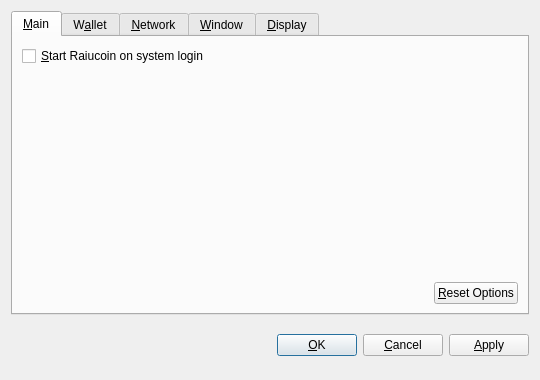
<?xml version="1.0" encoding="UTF-8"?>
<ui version="4.0">
 <class>OptionsDialog</class>
 <widget class="QDialog" name="OptionsDialog">
  <property name="geometry">
   <rect>
    <x>0</x>
    <y>0</y>
    <width>540</width>
    <height>380</height>
   </rect>
  </property>
  <property name="windowTitle">
   <string>Options</string>
  </property>
  <property name="modal">
   <bool>true</bool>
  </property>
  <layout class="QVBoxLayout" name="verticalLayout">
   <item>
    <widget class="QTabWidget" name="tabWidget">
     <property name="tabPosition">
      <enum>QTabWidget::North</enum>
     </property>
     <property name="currentIndex">
      <number>0</number>
     </property>
     <widget class="QWidget" name="tabMain">
      <attribute name="title">
       <string>&amp;Main</string>
      </attribute>
      <layout class="QVBoxLayout" name="verticalLayout_Main">
       <item>
        <widget class="QCheckBox" name="bitcoinAtStartup">
         <property name="toolTip">
          <string>Automatically start Raiucoin after logging in to the system.</string>
         </property>
         <property name="text">
          <string>&amp;Start Raiucoin on system login</string>
         </property>
        </widget>
       </item>
       <item>
        <spacer name="verticalSpacer_Main">
         <property name="orientation">
          <enum>Qt::Vertical</enum>
         </property>
         <property name="sizeHint" stdset="0">
          <size>
           <width>20</width>
           <height>40</height>
          </size>
         </property>
        </spacer>
       </item>
       <item>
        <layout class="QHBoxLayout" name="horizontalLayout_2_Main">
         <item>
          <spacer name="horizontalSpacer_2_Main">
           <property name="orientation">
            <enum>Qt::Horizontal</enum>
           </property>
           <property name="sizeHint" stdset="0">
            <size>
             <width>40</width>
             <height>20</height>
            </size>
           </property>
          </spacer>
         </item>
         <item>
          <widget class="QPushButton" name="resetButton">
           <property name="toolTip">
            <string>Reset all client options to default.</string>
           </property>
           <property name="text">
            <string>&amp;Reset Options</string>
           </property>
           <property name="autoDefault">
            <bool>false</bool>
           </property>
          </widget>
         </item>
        </layout>
       </item>
      </layout>
     </widget>
     <widget class="QWidget" name="tabWallet">
      <attribute name="title">
       <string>W&amp;allet</string>
      </attribute>
      <layout class="QVBoxLayout" name="verticalLayout_Network">
       <item>
        <widget class="QLabel" name="transactionFeeInfoLabel">
         <property name="text">
          <string>Optional transaction fee per kB that helps make sure your transactions are processed quickly. Most transactions are 1 kB.</string>
         </property>
         <property name="textFormat">
          <enum>Qt::PlainText</enum>
         </property>
         <property name="wordWrap">
          <bool>true</bool>
         </property>
        </widget>
       </item>
       <item>
        <layout class="QHBoxLayout" name="horizontalLayout_1_Main">
         <item>
          <widget class="QLabel" name="transactionFeeLabel">
           <property name="text">
            <string>Pay transaction &amp;fee</string>
           </property>
           <property name="textFormat">
            <enum>Qt::PlainText</enum>
           </property>
           <property name="buddy">
            <cstring>transactionFee</cstring>
           </property>
          </widget>
         </item>
         <item>
          <widget class="BitcoinAmountField" name="transactionFee"/>
         </item>
         <item>
          <spacer name="horizontalSpacer_1_Main">
           <property name="orientation">
            <enum>Qt::Horizontal</enum>
           </property>
           <property name="sizeHint" stdset="0">
            <size>
             <width>40</width>
             <height>20</height>
            </size>
           </property>
          </spacer>
         </item>
        </layout>
       </item>
       <item>
        <widget class="QLabel" name="label">
         <property name="text">
          <string>If you disable the spending of unconfirmed change, the change from a transaction cannot be used until that transaction has at least one confirmation. This also affects how your balance is computed.</string>
         </property>
         <property name="wordWrap">
          <bool>true</bool>
         </property>
        </widget>
       </item>
       <item>
        <widget class="QCheckBox" name="spendZeroConfChange">
         <property name="text">
          <string>Spend unconfirmed change  (experts only)</string>
         </property>
        </widget>
       </item>
       <item>
        <spacer name="verticalSpacer">
         <property name="orientation">
          <enum>Qt::Vertical</enum>
         </property>
         <property name="sizeHint" stdset="0">
          <size>
           <width>20</width>
           <height>40</height>
          </size>
         </property>
        </spacer>
       </item>
      </layout>
     </widget>
     <widget class="QWidget" name="tabNetwork">
      <attribute name="title">
       <string>&amp;Network</string>
      </attribute>
      <layout class="QVBoxLayout" name="verticalLayout_Network">
       <item>
        <widget class="QCheckBox" name="mapPortUpnp">
         <property name="toolTip">
          <string>Automatically open the Raiucoin client port on the router. This only works when your router supports UPnP and it is enabled.</string>
         </property>
         <property name="text">
          <string>Map port using &amp;UPnP</string>
         </property>
        </widget>
       </item>
       <item>
        <widget class="QCheckBox" name="connectSocks">
         <property name="toolTip">
          <string>Connect to the Raiucoin network through a SOCKS proxy (e.g. when connecting through Tor).</string>
         </property>
         <property name="text">
          <string>&amp;Connect through SOCKS proxy:</string>
         </property>
        </widget>
       </item>
       <item>
        <layout class="QHBoxLayout" name="horizontalLayout_Network">
         <item>
          <widget class="QLabel" name="proxyIpLabel">
           <property name="text">
            <string>Proxy &amp;IP:</string>
           </property>
           <property name="textFormat">
            <enum>Qt::PlainText</enum>
           </property>
           <property name="buddy">
            <cstring>proxyIp</cstring>
           </property>
          </widget>
         </item>
         <item>
          <widget class="QValidatedLineEdit" name="proxyIp">
           <property name="maximumSize">
            <size>
             <width>140</width>
             <height>16777215</height>
            </size>
           </property>
           <property name="toolTip">
            <string>IP address of the proxy (e.g. 127.0.0.1)</string>
           </property>
          </widget>
         </item>
         <item>
          <widget class="QLabel" name="proxyPortLabel">
           <property name="text">
            <string>&amp;Port:</string>
           </property>
           <property name="textFormat">
            <enum>Qt::PlainText</enum>
           </property>
           <property name="buddy">
            <cstring>proxyPort</cstring>
           </property>
          </widget>
         </item>
         <item>
          <widget class="QLineEdit" name="proxyPort">
           <property name="maximumSize">
            <size>
             <width>55</width>
             <height>16777215</height>
            </size>
           </property>
           <property name="toolTip">
            <string>Port of the proxy (e.g. 9050)</string>
           </property>
          </widget>
         </item>
         <item>
          <widget class="QLabel" name="socksVersionLabel">
           <property name="text">
            <string>SOCKS &amp;Version:</string>
           </property>
           <property name="textFormat">
            <enum>Qt::PlainText</enum>
           </property>
           <property name="buddy">
            <cstring>socksVersion</cstring>
           </property>
          </widget>
         </item>
         <item>
          <widget class="QValueComboBox" name="socksVersion">
           <property name="toolTip">
            <string>SOCKS version of the proxy (e.g. 5)</string>
           </property>
          </widget>
         </item>
         <item>
          <spacer name="horizontalSpacer_Network">
           <property name="orientation">
            <enum>Qt::Horizontal</enum>
           </property>
           <property name="sizeHint" stdset="0">
            <size>
             <width>40</width>
             <height>20</height>
            </size>
           </property>
          </spacer>
         </item>
        </layout>
       </item>
       <item>
        <spacer name="verticalSpacer_Network">
         <property name="orientation">
          <enum>Qt::Vertical</enum>
         </property>
         <property name="sizeHint" stdset="0">
          <size>
           <width>20</width>
           <height>40</height>
          </size>
         </property>
        </spacer>
       </item>
      </layout>
     </widget>
     <widget class="QWidget" name="tabWindow">
      <attribute name="title">
       <string>&amp;Window</string>
      </attribute>
      <layout class="QVBoxLayout" name="verticalLayout_Window">
       <item>
        <widget class="QCheckBox" name="minimizeToTray">
         <property name="toolTip">
          <string>Show only a tray icon after minimizing the window.</string>
         </property>
         <property name="text">
          <string>&amp;Minimize to the tray instead of the taskbar</string>
         </property>
        </widget>
       </item>
       <item>
        <widget class="QCheckBox" name="minimizeOnClose">
         <property name="toolTip">
          <string>Minimize instead of exit the application when the window is closed. When this option is enabled, the application will be closed only after selecting Quit in the menu.</string>
         </property>
         <property name="text">
          <string>M&amp;inimize on close</string>
         </property>
        </widget>
       </item>
       <item>
        <spacer name="verticalSpacer_Window">
         <property name="orientation">
          <enum>Qt::Vertical</enum>
         </property>
         <property name="sizeHint" stdset="0">
          <size>
           <width>20</width>
           <height>40</height>
          </size>
         </property>
        </spacer>
       </item>
      </layout>
     </widget>
     <widget class="QWidget" name="tabDisplay">
      <attribute name="title">
       <string>&amp;Display</string>
      </attribute>
      <layout class="QVBoxLayout" name="verticalLayout_Display">
       <item>
        <layout class="QHBoxLayout" name="horizontalLayout_1_Display">
         <item>
          <widget class="QLabel" name="langLabel">
           <property name="text">
            <string>User Interface &amp;language:</string>
           </property>
           <property name="textFormat">
            <enum>Qt::PlainText</enum>
           </property>
           <property name="buddy">
            <cstring>lang</cstring>
           </property>
          </widget>
         </item>
         <item>
          <widget class="QValueComboBox" name="lang">
           <property name="toolTip">
            <string>The user interface language can be set here. This setting will take effect after restarting Raiucoin.</string>
           </property>
          </widget>
         </item>
        </layout>
       </item>
       <item>
        <layout class="QHBoxLayout" name="horizontalLayout_2_Display">
         <item>
          <widget class="QLabel" name="unitLabel">
           <property name="text">
            <string>&amp;Unit to show amounts in:</string>
           </property>
           <property name="textFormat">
            <enum>Qt::PlainText</enum>
           </property>
           <property name="buddy">
            <cstring>unit</cstring>
           </property>
          </widget>
         </item>
         <item>
          <widget class="QValueComboBox" name="unit">
           <property name="toolTip">
            <string>Choose the default subdivision unit to show in the interface and when sending coins.</string>
           </property>
          </widget>
         </item>
        </layout>
       </item>
       <item>
        <widget class="QCheckBox" name="displayAddresses">
         <property name="toolTip">
          <string>Whether to show Raiucoin addresses in the transaction list or not.</string>
         </property>
         <property name="text">
          <string>&amp;Display addresses in transaction list</string>
         </property>
        </widget>
       </item>
       <item>
        <widget class="QCheckBox" name="coinControlFeatures">
         <property name="toolTip">
          <string>Whether to show coin control features or not.</string>
         </property>
         <property name="text">
          <string>Display coin &amp;control features (experts only!)</string>
         </property>
        </widget>
       </item>
       <item>
        <spacer name="verticalSpacer_Display">
         <property name="orientation">
          <enum>Qt::Vertical</enum>
         </property>
         <property name="sizeHint" stdset="0">
          <size>
           <width>20</width>
           <height>40</height>
          </size>
         </property>
        </spacer>
       </item>
      </layout>
     </widget>
    </widget>
   </item>
   <item>
    <layout class="QHBoxLayout" name="horizontalLayout_Buttons">
     <item>
      <spacer name="horizontalSpacer_1">
       <property name="orientation">
        <enum>Qt::Horizontal</enum>
       </property>
       <property name="sizeHint" stdset="0">
        <size>
         <width>40</width>
         <height>48</height>
        </size>
       </property>
      </spacer>
     </item>
     <item>
      <widget class="QLabel" name="statusLabel">
       <property name="font">
        <font>
         <weight>75</weight>
         <bold>true</bold>
        </font>
       </property>
       <property name="text">
        <string/>
       </property>
       <property name="textFormat">
        <enum>Qt::PlainText</enum>
       </property>
       <property name="wordWrap">
        <bool>true</bool>
       </property>
      </widget>
     </item>
     <item>
      <spacer name="horizontalSpacer_2">
       <property name="orientation">
        <enum>Qt::Horizontal</enum>
       </property>
       <property name="sizeHint" stdset="0">
        <size>
         <width>40</width>
         <height>48</height>
        </size>
       </property>
      </spacer>
     </item>
     <item>
      <widget class="QPushButton" name="okButton">
       <property name="text">
        <string>&amp;OK</string>
       </property>
      </widget>
     </item>
     <item>
      <widget class="QPushButton" name="cancelButton">
       <property name="text">
        <string>&amp;Cancel</string>
       </property>
       <property name="autoDefault">
        <bool>false</bool>
       </property>
      </widget>
     </item>
     <item>
      <widget class="QPushButton" name="applyButton">
       <property name="text">
        <string>&amp;Apply</string>
       </property>
       <property name="autoDefault">
        <bool>false</bool>
       </property>
      </widget>
     </item>
    </layout>
   </item>
  </layout>
 </widget>
 <customwidgets>
  <customwidget>
   <class>BitcoinAmountField</class>
   <extends>QSpinBox</extends>
   <header>bitcoinamountfield.h</header>
  </customwidget>
  <customwidget>
   <class>QValueComboBox</class>
   <extends>QComboBox</extends>
   <header>qvaluecombobox.h</header>
  </customwidget>
  <customwidget>
   <class>QValidatedLineEdit</class>
   <extends>QLineEdit</extends>
   <header>qvalidatedlineedit.h</header>
  </customwidget>
 </customwidgets>
 <resources/>
 <connections/>
</ui>
